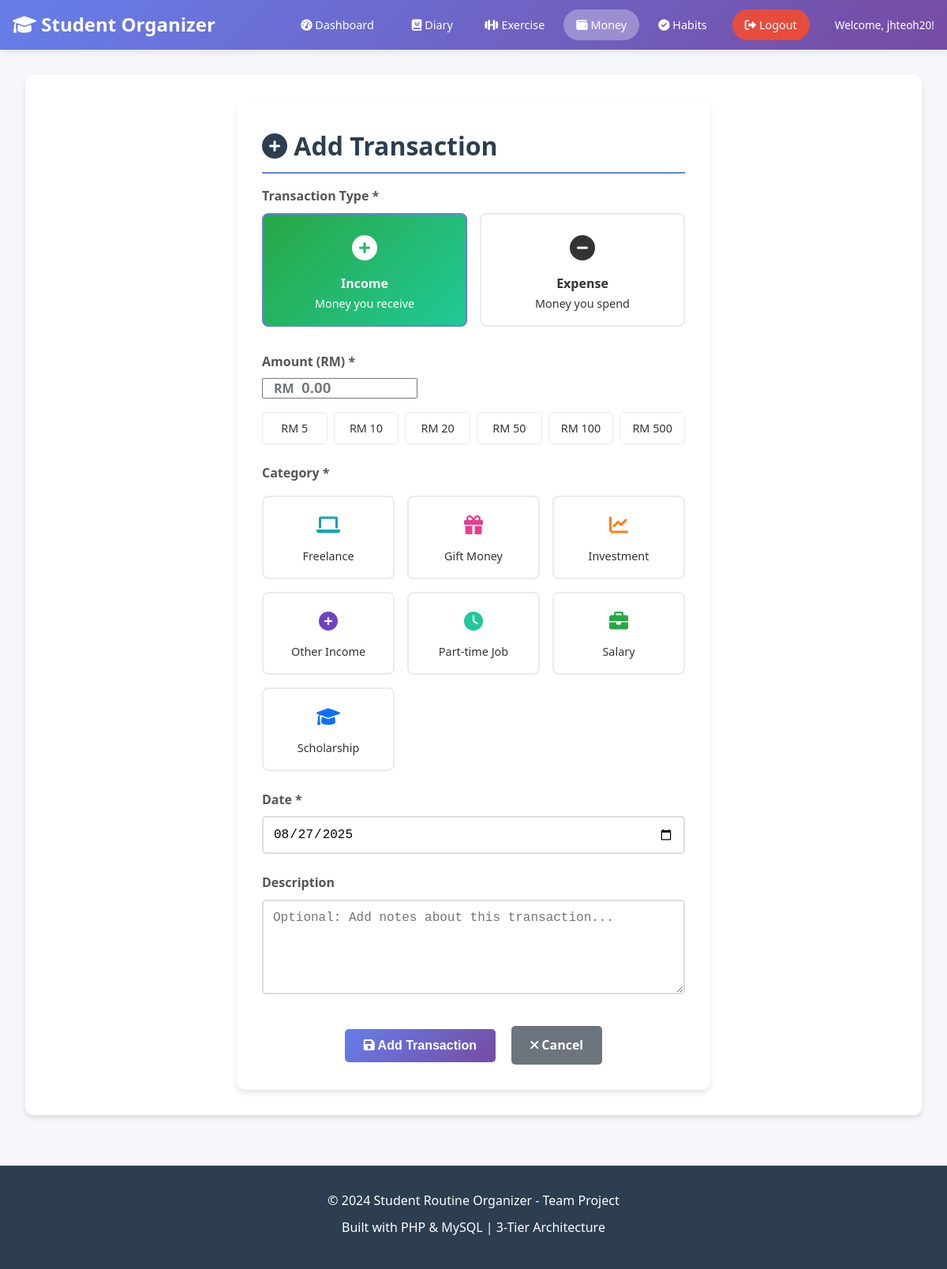
The page /money/add_transaction.php (signed in) on the database its author committed.
### tables this page shows
CREATE TABLE `money_categories` (
  `category_id` int(11) NOT NULL,
  `type` enum('income','expense') NOT NULL,
  `category_name` varchar(50) NOT NULL,
  `icon` varchar(100) NOT NULL DEFAULT 'fas fa-circle',
  `color` varchar(7) DEFAULT NULL,
  `is_active` tinyint(1) NOT NULL DEFAULT 1
);

### money/add_transaction.php (the view, shortened to what this page needs)
<?php
require_once '../includes/ErrorHandler.php';
$user_id = SessionManager::getCurrentUserId();
$debugInfo = [];
$conn = null;
try {
    $db = new Database();
    $conn = $db->getConnection();
    $debugInfo[] = "✅ Database connection successful";
} catch (Exception $e) {
    $debugInfo[] = "❌ Database connection failed: " . $e->getMessage();
    $message = "Database connection error: " . $e->getMessage();
    $messageType = "error";
}
$defaultType = isset($_GET['type']) && $_GET['type'] === 'expense' ? 'expense' : 'income';
if ($_SERVER['REQUEST_METHOD'] === 'POST') {
    $debugInfo[] = "📝 Form submitted via POST";
    $type = trim($_POST['type'] ?? '');
    $amount = trim($_POST['amount'] ?? '');
    $category = trim($_POST['category'] ?? '');
    $description = trim($_POST['description'] ?? '');
    $transaction_date = trim($_POST['transaction_date'] ?? '');
    $debugInfo[] = "Form data: type='{$type}', amount='{$amount}', category='{$category}', date='{$transaction_date}'";
    if (empty($type) || empty($amount) || empty($category) || empty($transaction_date)) {
        $missingFields = [];
        if (empty($type)) $missingFields[] = 'type';
        if (empty($amount)) $missingFields[] = 'amount';
        if (empty($category)) $missingFields[] = 'category';
        if (empty($transaction_date)) $missingFields[] = 'date';
        $message = "Please fill in all required fields. Missing: " . implode(', ', $missingFields);
        $messageType = "error";
        $debugInfo[] = "❌ Validation failed: missing fields - " . implode(', ', $missingFields);
    } elseif (!in_array($type, ['income', 'expense'])) {
        $message = "Invalid transaction type: '$type'";
        $messageType = "error";
        $debugInfo[] = "❌ Invalid transaction type: '$type'";
    } elseif (!is_numeric($amount) || (float)$amount <= 0) {
        $message = "Amount must be a valid positive number. Got: '$amount'";
        $messageType = "error";
        $debugInfo[] = "❌ Invalid amount: '$amount'";
    } elseif ((float)$amount > 999999.99) {
        $message = "Amount cannot exceed RM 999,999.99";
        $messageType = "error";
        $debugInfo[] = "❌ Amount too large: '$amount'";
    } else {
        if ($conn) {
            try {
                $debugInfo[] = "✅ Validation passed, attempting to insert into database";
                $userCheckStmt = $conn->prepare("SELECT user_id FROM users WHERE user_id = ?");
                $userCheckStmt->execute([$user_id]);
                if ($userCheckStmt->rowCount() == 0) {
                    $debugInfo[] = "⚠️ User doesn't exist, creating user record";
                    $username = SessionManager::getCurrentUsername() ?: 'Unknown';
                    $email = $username . '@example.com';
                    $password = password_hash('temporary', PASSWORD_DEFAULT);
                    $createUserStmt = $conn->prepare("INSERT INTO users (user_id, username, email, password) VALUES (?, ?, ?, ?)");
                    $createUserStmt->execute([$user_id, $username, $email, $password]);
                    $debugInfo[] = "✅ User created successfully";
                } else {
                    $debugInfo[] = "✅ User exists in database";
                }
                $stmt = $conn->prepare("
                    INSERT INTO money_transactions (user_id, type, amount, category, description, transaction_date)
                    VALUES (?, ?, ?, ?, ?, ?)
                ");
                $executeResult = $stmt->execute([$user_id, $type, (float)$amount, $category, $description, $transaction_date]);
                if ($executeResult) {
                    $message = ucfirst($type) . " of RM " . number_format((float)$amount, 2) . " added successfully!";
                    $messageType = "success";
                    $debugInfo[] = "✅ Transaction inserted successfully";
                    $type = $defaultType;
                    $amount = '';
                    $category = '';
                    $description = '';
                    $transaction_date = date('Y-m-d');
                } else {
                    $message = "Failed to add transaction. Database execute returned false.";
                    $messageType = "error";
                    $debugInfo[] = "❌ Database execute returned false";
                }
            } catch (Exception $e) {
                $message = "Database error: " . $e->getMessage();
                $messageType = "error";
                $debugInfo[] = "❌ Database exception: " . $e->getMessage();
                ErrorHandler::logApplicationError("Money Tracker add error: " . $e->getMessage(), 'MONEY_TRACKER');
            }
        } else {
            $message = "No database connection available";
            $messageType = "error";
            $debugInfo[] = "❌ No database connection for insert";
        }
    }
} else {
    $type = $defaultType;
    $amount = '';
    $category = '';
    $description = '';
    $transaction_date = date('Y-m-d');
    $debugInfo[] = "📋 Form initialized with default values";
}
$incomeCategories = [];
$expenseCategories = [];
if ($conn) {
    try {
        $categoriesStmt = $conn->prepare("SELECT * FROM money_categories ORDER BY type, category_name");
        $categoriesStmt->execute();
        $allCategories = $categoriesStmt->fetchAll(PDO::FETCH_ASSOC);
        $debugInfo[] = "📊 Found " . count($allCategories) . " categories in database";
        foreach ($allCategories as $cat) {
            if ($cat['type'] === 'income') {
                $incomeCategories[] = $cat;
            } else {
                $expenseCategories[] = $cat;
            }
        }
        $debugInfo[] = "📊 Income categories: " . count($incomeCategories);
        $debugInfo[] = "📊 Expense categories: " . count($expenseCategories);
    } catch (Exception $e) {
        $debugInfo[] = "❌ Categories fetch error: " . $e->getMessage();
        ErrorHandler::logApplicationError("Money Tracker categories fetch error: " . $e->getMessage(), 'MONEY_TRACKER');
        $incomeCategories = [
            ['category_name' => 'Salary', 'icon' => 'fas fa-briefcase', 'color' => '#28a745'],
            ['category_name' => 'Freelance', 'icon' => 'fas fa-laptop', 'color' => '#17a2b8'],
            ['category_name' => 'Other Income', 'icon' => 'fas fa-plus-circle', 'color' => '#6f42c1']
        ];
        $expenseCategories = [
            ['category_name' => 'Food & Dining', 'icon' => 'fas fa-utensils', 'color' => '#dc3545'],
            ['category_name' => 'Transportation', 'icon' => 'fas fa-car', 'color' => '#fd7e14'],
            ['category_name' => 'Shopping', 'icon' => 'fas fa-shopping-bag', 'color' => '#e83e8c'],
            ['category_name' => 'Other Expense', 'icon' => 'fas fa-minus-circle', 'color' => '#adb5bd']
        ];
        $debugInfo[] = "📊 Using fallback categories";
    }
} else {
    $debugInfo[] = "❌ No database connection for categories";
}
include '../includes/header.php';
?>
<div class="container">
    <div class="form-container">
        <h2><i class="fas fa-plus-circle"></i> Add Transaction</h2>
        <form method="POST" action="" id="transactionForm">
            <div class="form-group">
                <label>Transaction Type *</label>
                <div class="type-selector">
                    <div class="type-option income <?php echo $type === 'income' ? 'selected' : ''; ?>" onclick="selectType('income')">
                        <div class="type-icon"><i class="fas fa-plus-circle"></i></div>
                        <div><strong>Income</strong></div>
                        <div style="font-size: 0.9rem;">Money you receive</div>
                    </div>
                    <div class="type-option expense <?php echo $type === 'expense' ? 'selected' : ''; ?>" onclick="selectType('expense')">
                        <div class="type-icon"><i class="fas fa-minus-circle"></i></div>
                        <div><strong>Expense</strong></div>
                        <div style="font-size: 0.9rem;">Money you spend</div>
                    </div>
                </div>
            </div>
            <div class="form-group">
                <label for="amount">Amount (RM) *</label>
                <div class="amount-input">
                    <div class="currency-symbol">RM</div>
                    <input
                        type="number"
                        id="amount"
                        name="amount"
                        class="form-control amount-field"
                        step="0.01"
                        min="0.01"
                        max="999999.99"
                        placeholder="0.00"
                        value="<?php echo htmlspecialchars($amount); ?>"
                        required
                    >
                </div>
                <div class="quick-amounts">
                    <div class="quick-amount" onclick="setAmount(5)">RM 5</div>
                    <div class="quick-amount" onclick="setAmount(10)">RM 10</div>
                    <div class="quick-amount" onclick="setAmount(20)">RM 20</div>
                    <div class="quick-amount" onclick="setAmount(50)">RM 50</div>
                    <div class="quick-amount" onclick="setAmount(100)">RM 100</div>
                    <div class="quick-amount" onclick="setAmount(500)">RM 500</div>
                </div>
            </div>
            <div class="form-group">
                <label>Category *</label>
                <div id="incomeCategories" style="<?php echo $type === 'income' ? '' : 'display: none;'; ?>">
                    <div class="category-grid">
                        <?php if (!empty($incomeCategories)): ?>
                            <?php foreach ($incomeCategories as $cat): ?>
                                <div class="category-option <?php echo $category === $cat['category_name'] ? 'selected' : ''; ?>"
                                     onclick="selectCategory('<?php echo htmlspecialchars($cat['category_name'], ENT_QUOTES); ?>')">
                                    <div class="category-icon" style="color: <?php echo htmlspecialchars($cat['color']); ?>">
                                        <i class="<?php echo htmlspecialchars($cat['icon']); ?>"></i>
                                    </div>
                                    <div style="font-size: 0.9rem;"><?php echo htmlspecialchars($cat['category_name']); ?></div>
                                </div>
                            <?php endforeach; ?>
                        <?php else: ?>
                            <p style="color: #666; text-align: center; grid-column: 1/-1;">No income categories available</p>
                        <?php endif; ?>
                    </div>
                </div>
            </div>
            <div class="form-group">
                <label for="transaction_date">Date *</label>
                <input
                    type="date"
                    id="transaction_date"
                    name="transaction_date"
                    class="form-control"
                    value="<?php echo htmlspecialchars($transaction_date); ?>"
                    max="<?php echo date('Y-m-d'); ?>"
                    required
                >
            </div>
            <div class="form-group">
                <label for="description">Description</label>
                <textarea
                    id="description"
                    name="description"
                    class="form-control"
                    rows="3"
                    placeholder="Optional: Add notes about this transaction..."
                ><?php echo htmlspecialchars($description); ?></textarea>
            </div>
            <div style="text-align: center; margin-top: 2rem;">
                <button type="submit" class="btn btn-primary" style="margin-right: 1rem;">
                    <i class="fas fa-save"></i> Add Transaction
                </button>
                <a href="index.php" class="btn" style="background: #6c757d; color: white;">
                    <i class="fas fa-times"></i> Cancel
                </a>
            </div>
        </form>
    </div>
</div>
<?php include '../includes/footer.php'; ?>

### css/style.css (style rules this page uses)
* { margin: 0; padding: 0; box-sizing: border-box; }
body { font-family: 'Segoe UI', Tahoma, Geneva, Verdana, sans-serif; line-height: 1.6; color: #333; background-color: #f5f7fa; min-height: 100vh; display: flex; flex-direction: column; }
.container { background: white; border-radius: 10px; box-shadow: 0 4px 6px rgba(0,0,0,0.1); padding: 2rem; margin-bottom: 2rem; }
h1, h2, h3 { color: #2c3e50; margin-bottom: 1rem; }
h2 { font-size: 2rem; border-bottom: 2px solid #667eea; padding-bottom: 0.5rem; }
.form-group { margin-bottom: 1.5rem; }
label { display: block; margin-bottom: 0.5rem; font-weight: 600; color: #555; }
input[type="text"], input[type="email"], input[type="password"], input[type="date"], select, textarea { width: 100%; padding: 0.75rem; border: 2px solid #ddd; border-radius: 5px; font-size: 1rem; transition: border-color 0.3s; }
textarea { resize: vertical; min-height: 120px; }
.btn { display: inline-block; padding: 0.75rem 1.5rem; border: none; border-radius: 5px; cursor: pointer; text-decoration: none; font-size: 1rem; font-weight: 600; transition: all 0.3s; text-align: center; }
.btn-primary { background: linear-gradient(135deg, #667eea 0%, #764ba2 100%); color: white; }

### money/add_transaction.php (style rules this page uses)
.form-container { max-width: 600px; margin: 0 auto; background: white; padding: 2rem; border-radius: 10px; box-shadow: 0 4px 6px rgba(0,0,0,0.1); }
.type-selector { display: grid; grid-template-columns: 1fr 1fr; gap: 1rem; margin-bottom: 2rem; }
.type-option { padding: 1rem; border: 2px solid #e9ecef; border-radius: 8px; text-align: center; cursor: pointer; transition: all 0.3s; background: white; }
.type-option.selected { border-color: #667eea; background: linear-gradient(135deg, #667eea 0%, #764ba2 100%); color: white; }
.type-option.income.selected { background: linear-gradient(135deg, #28a745 0%, #20c997 100%); }
.type-icon { font-size: 2rem; margin-bottom: 0.5rem; }
.category-grid { display: grid; grid-template-columns: repeat(auto-fit, minmax(150px, 1fr)); gap: 1rem; margin-top: 1rem; }
.category-option { padding: 1rem; border: 2px solid #e9ecef; border-radius: 8px; text-align: center; cursor: pointer; transition: all 0.3s; background: white; }
.category-icon { font-size: 1.5rem; margin-bottom: 0.5rem; }
.amount-input { position: relative; }
.currency-symbol { position: absolute; left: 15px; top: 50%; transform: translateY(-50%); color: #6c757d; font-weight: bold; }
.amount-field { padding-left: 3rem !important; font-size: 1.2rem; font-weight: bold; }
.quick-amounts { display: grid; grid-template-columns: repeat(auto-fit, minmax(80px, 1fr)); gap: 0.5rem; margin-top: 1rem; }
.quick-amount { padding: 0.5rem; border: 1px solid #e9ecef; border-radius: 5px; text-align: center; cursor: pointer; transition: all 0.3s; background: white; font-size: 0.9rem; }

### rows shown on the page
money_categories: category_name "Freelance"
money_categories: category_name "Gift Money"
money_categories: category_name "Investment"
money_categories: category_name "Other Income"
money_categories: category_name "Part-time Job"
money_categories: category_name "Salary"
money_categories: category_name "Scholarship"

### other values the page prints
$_SESSION['username'] "jhteoh20"
